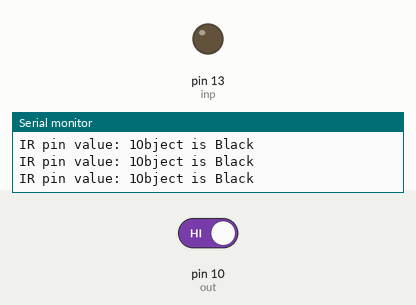
Bench run of a sketch on a simulated Arduino Uno, built with avr-gcc and run on an emulated ATmega328P. Shown: output pins drawn as LEDs (lit = HIGH), the last lines printed to the serial monitor. The test bench sets the inputs (shaded band); at power-on: pin 10 (out) HIGH.

Above: at 1.2 s.
1.3 s: pin 10 (out) driven LOW
At 2.0 s:
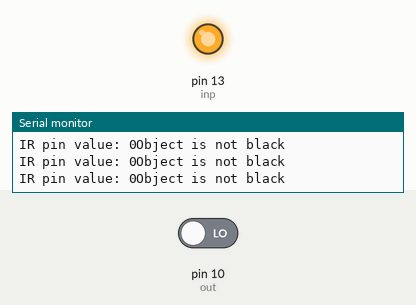
2.8 s: pin 10 (out) driven HIGH
At 3.3 s:
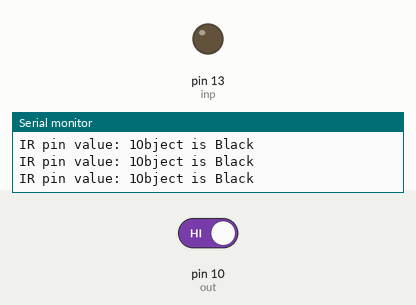
Timing chart, 0 to 5.8 s (numbered marks = the images above; inputs shaded):
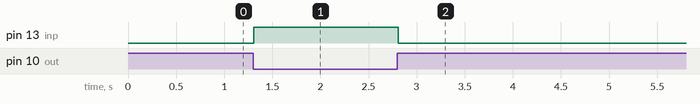

The sketch:

Black_object.ino
```cpp
// Code to detect black object using infrared sensor.
#define inp 13
#define out 10
void setup()
{
    // put your setup code here, to run once:
    pinMode(inp, OUTPUT);
    pinMode(out, INPUT);
    Serial.begin(9600);
}

void loop()
{
    // put your main code here, to run repeatedly:
    int SensorValue = digitalRead(10);
    Serial.print("IR pin value: ");
    Serial.print(SensorValue);
    if (!SensorValue)
    {
        digitalWrite(inp, HIGH);
        Serial.println("Object is not black");
    }
    else
    {
        digitalWrite(inp, LOW);
        Serial.println("Object is Black");
    }
    delay(100);
}
```

Measured:
- after the input at 1.3 s, pin 13 (inp): LOW → HIGH at once
- after the input at 2.8 s, pin 13 (inp): HIGH → LOW at once
